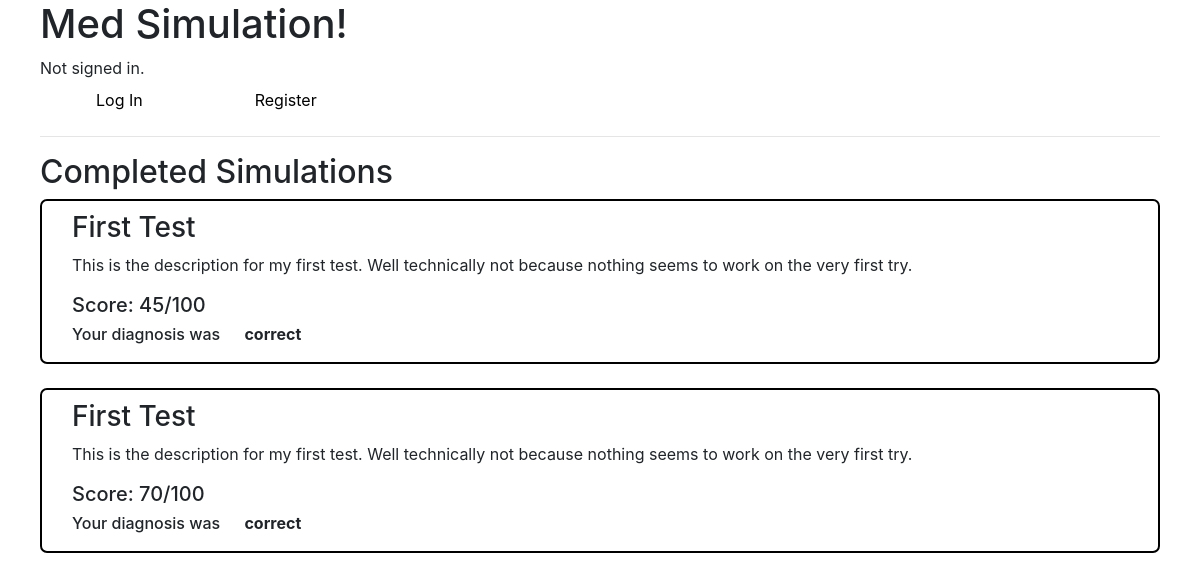
/completed, run on an earlier commit of the app's database.
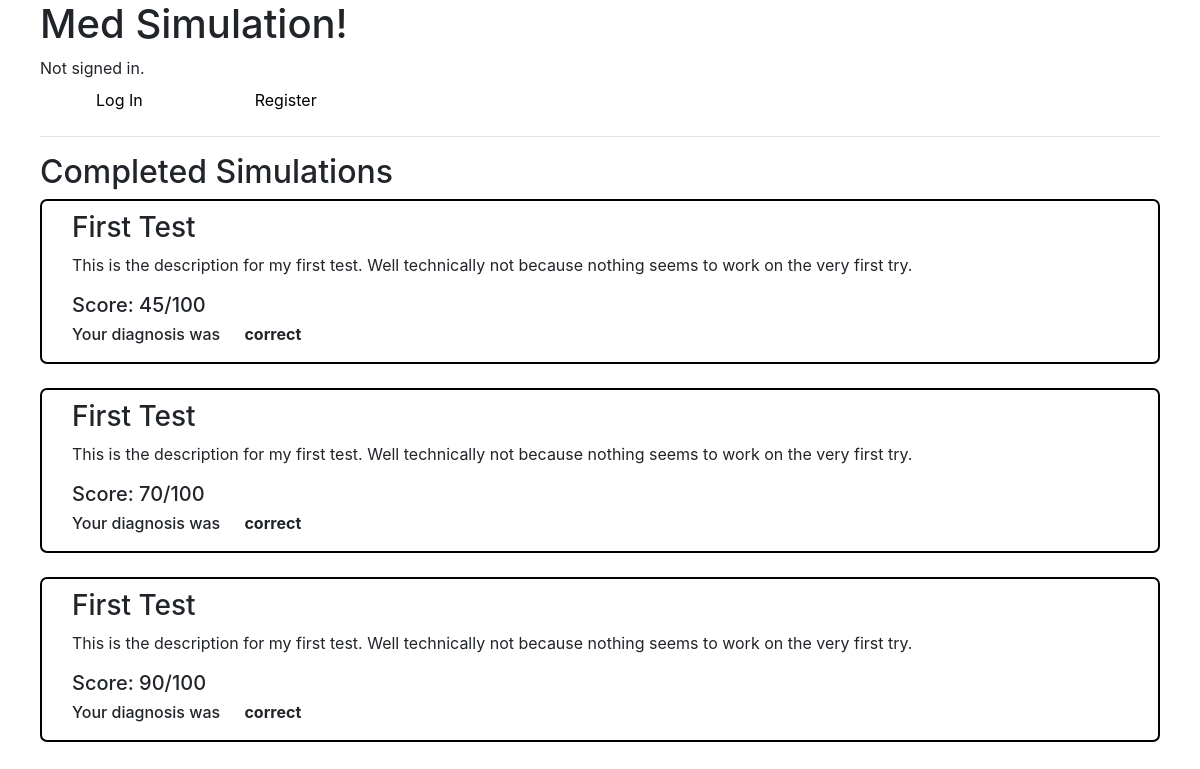
And on a later commit of the database.
### simulation/models.py (models this page shows)
class Complete(models.Model):
    simID = models.PositiveIntegerField()
    title = models.CharField(max_length=47)
    desc = models.TextField()
    score = models.IntegerField(default=50)
    correctDiag = models.BooleanField(default=False)

### simulation/views.py (the view, shortened to what this page needs)
# urls.py: path("completed", views.completed, name="completed"),
def completed(request):
    g = Game.objects.filter(user=request.user.username,isFinished=True)
    ids = []
    for game in g:
        ids.append(game.simID)
    s = []
    c = Complete.objects.filter(simID__in=ids)
    c = Complete.objects.all()
    return render(request, "simulation/simulation.html", {
        "simulations": c,
        "type": "completed"
    })

### simulation/templates/simulation/simulation.html (shortened to what this page needs)
{% extends "simulation/layout.html" %}
{% block body %}
    {% ifequal type "mySim" %}
        <h2>My Simulations</h2>
    {% else %}
        <h2>{{type|title}} Simulations</h2>
    {% endifequal %}
    {% ifequal type "completed" %}
        {% for sim in simulations %}
            <div class="sim">
                <h3>{{sim.title}}</h3>
                <p>{{sim.desc}}</p>
                <h5>Score: {{sim.score}}/100</h5>
                <h6>Your diagnosis was <b>{% if sim.correctDiag %} correct {% else %} wrong {% endif %}</b></h6>
            </div><br>
        {% endfor %}
    {% endifequal %}
{% endblock %}
{% block style %}
    <link rel="stylesheet" href="https://cdnjs.cloudflare.com/ajax/libs/font-awesome/4.7.0/css/font-awesome.min.css">
{% endblock %}

### simulation/templates/simulation/layout.html (shortened to what this page needs)
{% load static %}
<DOCTYPE html>
<html lang="en">
    <head>
        <link rel="stylesheet" href="https://stackpath.bootstrapcdn.com/bootstrap/4.4.1/css/bootstrap.min.css">
        {% block style %}{% endblock %}
    </head>
    <body>
        <h1>Med Simulation!</h1>
        <div>
            {% if user.is_authenticated %}
                Signed in as <strong>{{ user.username }}</strong>
            {% else %}
                Not signed in.
            {% endif %}
        </div>
        <ul class="nav">
            {% if user.is_authenticated %}
                <li class="nav-item">
                    <a class="nav-link" href="{% url 'guide' %}">Guide</a>
                </li>
                <li class="nav-item">
                    <a class="nav-link" href="{% url 'create' %}">Create</a>
                </li>
                <li class="nav-item">
                    <a class="nav-link" href="{% url 'mySim' %}">My Simulations</a>
                </li>
                <li class="nav-item">
                    <a class="nav-link" href="{% url 'browse' %}">Browse</a>
                </li>
                <li class="nav-item">
                    <a class="nav-link" href="{% url 'current' %}">Current</a>
                </li>
                <li class="nav-item">
                    <a class="nav-link" href="{% url 'completed' %}">Completed</a>
                </li>
                <li class="nav-item">
                    <a class="nav-link" href="{% url 'logout' %}">Log Out</a>
                </li>
            {% else %}
                <li class="nav-item">
                    <a class="nav-link" href="{% url 'login' %}">Log In</a>
                </li>
                <li class="nav-item">
                    <a class="nav-link" href="{% url 'register' %}">Register</a>
                </li>
            {% endif %}
        </ul>
        <hr>
        {% block body %}{% endblock %}
    </body>
</html>

### simulation/templates/simulation/simulation.html (style rules this page uses)
* { margin-left: 20px; margin-right: 20px; }
.sim { border: black solid 2px; border-radius: 7px; padding: 10px; }
a { text-decoration: none; color:black; }

What changed in the data, as far as the page shows it:
added Complete: title "First Test", desc "This is the description for my first test. Well technically not because nothing seems to work on the very first try.", score "90", correctDiag "correct"
